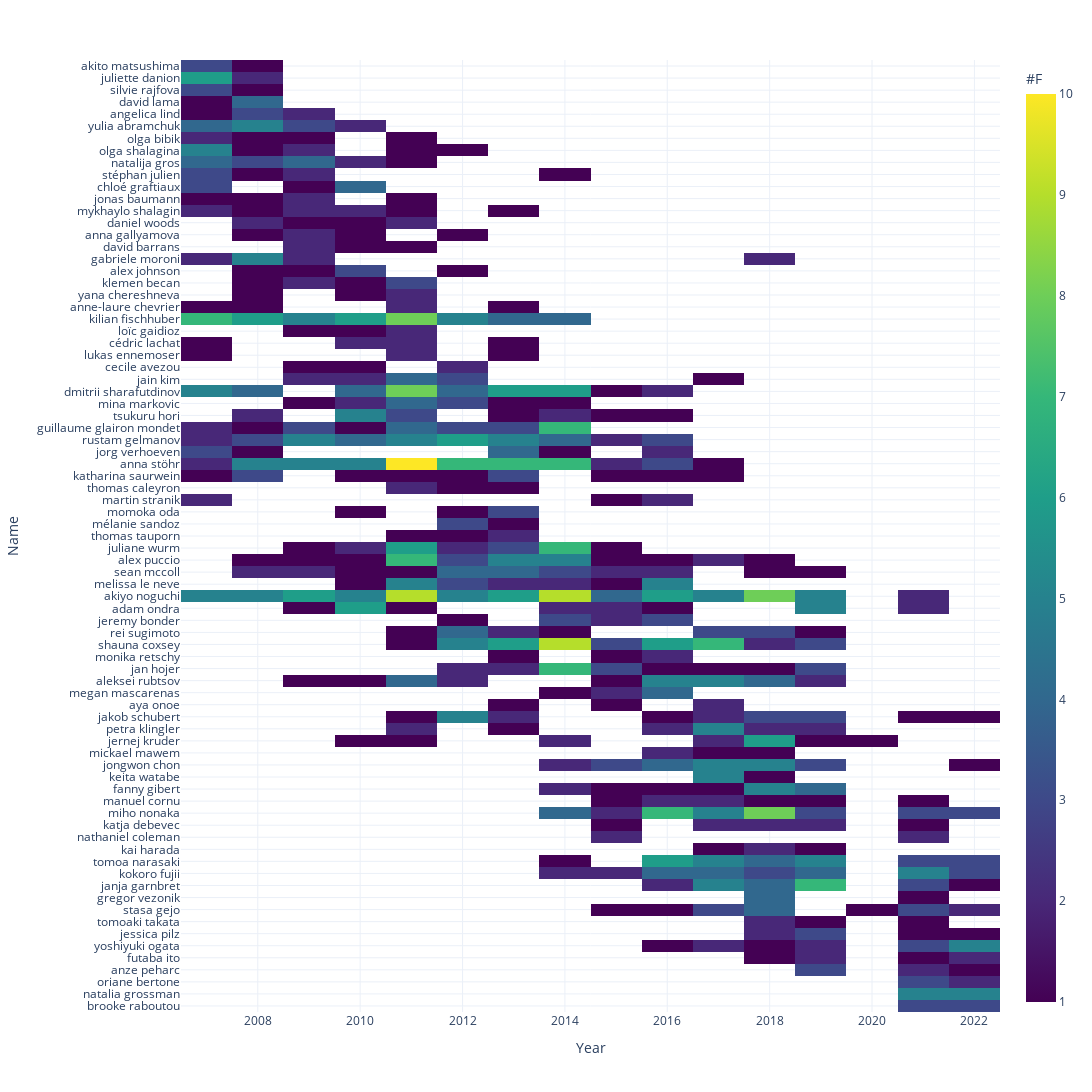

Notebook code cell kept with this figure:
### Markdown cell above
The previous statistics were aggregated across the whole recorded period. Now, we additionally visualize the number of finals (#F) per climber and year. For better visibility we show only athletes who participated in more than 3 finals. Additionally, we sort the figure by the climbers' highpoints in time (average of years weighted by number of finals).

The figure clearly shows a gradual shift when some climbers become stronger, stop competing eventually, and are a followed by new generations. We can also identify climbers who made finals in few years as compared to others who dominated the scene over long periods. Here, again, Akiyo Noguchi stands out with consistent final participation from 2007 up to her retirement from IFSC competitions in 2021.

### Code cell
# find climbers with more than three finals
sub = fin[fin["Level"]=="F"]
whr = sub.groupby("Name", as_index=False).count()
namez = np.unique(whr.loc[whr["Unique"]>3, "Name"])

# count number of finals per climber and year
dat = pd.DataFrame(np.nan, columns=years, index=namez)
grp = sub[sub["Name"].isin(namez)].groupby(["Name", "Year"], as_index=False).count()
for idr, row in grp.iterrows():
    dat.loc[row["Name"], row["Year"]] = row["Unique"]
srt = ((dat * dat.columns).mean(1)/dat.mean(1)).argsort()

# show heatmap
fig = px.imshow(dat.iloc[srt],
                template=template,
                color_continuous_scale="Viridis",
                labels={"x": "Year",  "y": "Name", "color": "#F"},
                width=fwidth, height=1.5*fheight
                )

fig.update_yaxes(
    tickmode="linear"
)

fig.show(config=config)

### Figure 1 — Plotly figure (JSON) as saved in the notebook; plotly's stock layout.template omitted (floating-point values rounded to 4 significant figures; data arrays with more than 128 entries replaced by an {"elided": "..."} marker saying what was removed)
{"data": [{"coloraxis": "coloraxis", "hovertemplate": "Year: %{x}<br>Name: %{y}<br>#F: %{z}<extra></extra>", "name": "0", "type": "heatmap", "x": [2007, 2008, 2009, 2010, 2011, 2012, 2013, 2014, 2015, 2016, 2017, 2018, 2019, 2020, 2021, 2022], "xaxis": "x", "y": ["akito matsushima", "juliette danion", "silvie rajfova", "david lama", "angelica lind", "yulia abramchuk", "olga bibik", "olga shalagina", "natalija gros", "stéphan julien", "chloé graftiaux", "jonas baumann", "mykhaylo shalagin", "daniel woods", "anna gallyamova", "david barrans", "gabriele moroni", "alex johnson", "klemen becan", "yana chereshneva", "anne-laure chevrier", "kilian fischhuber", "loïc gaidioz", "cédric lachat", "lukas ennemoser", "cecile avezou", "jain kim", "dmitrii sharafutdinov", "mina markovic", "tsukuru hori", "guillaume glairon mondet", "rustam gelmanov", "jorg verhoeven", "anna stöhr", "katharina saurwein", "thomas caleyron", "martin stranik", "momoka oda", "mélanie sandoz", "thomas tauporn", "juliane wurm", "alex puccio", "sean mccoll", "melissa le neve", "akiyo noguchi", "adam ondra", "jeremy bonder", "rei sugimoto", "shauna coxsey", "monika retschy", "jan hojer", "aleksei rubtsov", "megan mascarenas", "aya onoe", "jakob schubert", "petra klingler", "jernej kruder", "mickael mawem", "jongwon chon", "keita watabe", "fanny gibert", "manuel cornu", "miho nonaka", "katja debevec", "nathaniel coleman", "kai harada", "tomoa narasaki", "kokoro fujii", "janja garnbret", "gregor vezonik", "stasa gejo", "tomoaki takata", "jessica pilz", "yoshiyuki ogata", "futaba ito", "anze peharc", "oriane bertone", "natalia grossman", "brooke raboutou"], "yaxis": "y", "z": {"elided": "79x16 int values"}}], "layout": {"coloraxis": {"colorbar": {"title": {"text": "#F"}}, "colorscale": [[0, "#440154"], [0.1111, "#482878"], [0.2222, "#3e4989"], [0.3333, "#31688e"], [0.4444, "#26828e"], [0.5556, "#1f9e89"], [0.6667, "#35b779"], [0.7778, "#6ece58"], [0.8889, "#b5de2b"], [1, "#fde725"]]}, "height": 1200, "margin": {"t": 60}, "width": 1200, "xaxis": {"anchor": "y", "autorange": true, "constrain": "domain", "domain": [0, 1], "range": [2006.0, 2022.0], "scaleanchor": "y", "title": {"text": "Year"}, "type": "linear"}, "yaxis": {"anchor": "x", "autorange": true, "constrain": "domain", "domain": [0, 1], "range": [78.5, -0.5], "tickmode": "linear", "title": {"text": "Name"}, "type": "category"}}}
